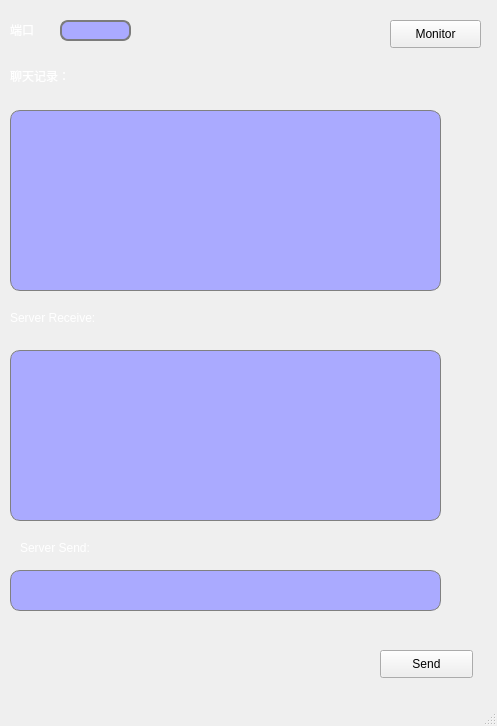
<?xml version="1.0" encoding="UTF-8"?>
<ui version="4.0">
 <class>MainWindow</class>
 <widget class="QMainWindow" name="MainWindow">
  <property name="geometry">
   <rect>
    <x>0</x>
    <y>0</y>
    <width>497</width>
    <height>726</height>
   </rect>
  </property>
  <property name="windowTitle">
   <string>MainWindow</string>
  </property>
  <property name="styleSheet">
   <string notr="true">background-image: url(:/image/_bkPage.jpg);</string>
  </property>
  <widget class="QWidget" name="centralwidget">
   <widget class="QPushButton" name="Listen">
    <property name="geometry">
     <rect>
      <x>390</x>
      <y>20</y>
      <width>91</width>
      <height>28</height>
     </rect>
    </property>
    <property name="styleSheet">
     <string notr="true">color: white;
background-color: rgb(225, 225, 225);border:1px groove gray;border-radius:4px;font: 20 14pt &quot;Times New Roman&quot;;padding:1px 4px;border-style: outset;}


                                       
QPushButton:hover{background-color:#79ff50; color: yellow;}
                                    
QPushButton:pressed{background-color:rgb(204, 228, 247);border-style: inset;</string>
    </property>
    <property name="text">
     <string>Monitor</string>
    </property>
   </widget>
   <widget class="QPushButton" name="serverSend">
    <property name="geometry">
     <rect>
      <x>380</x>
      <y>650</y>
      <width>93</width>
      <height>28</height>
     </rect>
    </property>
    <property name="styleSheet">
     <string notr="true">color: white;
background-color: rgb(225, 225, 225);border:1px groove gray;border-radius:4px;font: 20 14pt &quot;Times New Roman&quot;;padding:1px 4px;border-style: outset;}


                                       
QPushButton:hover{background-color:#79ff50; color: yellow;}
                                    
QPushButton:pressed{background-color:rgb(204, 228, 247);border-style: inset;</string>
    </property>
    <property name="text">
     <string>Send</string>
    </property>
   </widget>
   <widget class="QTextEdit" name="textEdit">
    <property name="geometry">
     <rect>
      <x>10</x>
      <y>570</y>
      <width>431</width>
      <height>41</height>
     </rect>
    </property>
    <property name="font">
     <font>
      <family>华文楷体</family>
      <pointsize>11</pointsize>
     </font>
    </property>
    <property name="styleSheet">
     <string notr="true">border: 1px solid gray;/*设置边框的粗细，以及颜色*/
border-radius: 10px;/*设置圆角的大小*/
padding: 0 8px;/*如果没有内容光标在开始往后移动0.8像素点*/
background: rgb(170, 170, 255);
selection-background-color: darkgray;
   </string>
    </property>
   </widget>
   <widget class="QTextEdit" name="textEdit_2">
    <property name="geometry">
     <rect>
      <x>10</x>
      <y>350</y>
      <width>431</width>
      <height>171</height>
     </rect>
    </property>
    <property name="font">
     <font>
      <family>华文楷体</family>
      <pointsize>11</pointsize>
     </font>
    </property>
    <property name="styleSheet">
     <string notr="true">border: 1px solid gray;/*设置边框的粗细，以及颜色*/
border-radius: 10px;/*设置圆角的大小*/
padding: 0 8px;/*如果没有内容光标在开始往后移动0.8像素点*/
background: rgb(170, 170, 255);
selection-background-color: darkgray;
   </string>
    </property>
   </widget>
   <widget class="QLineEdit" name="port">
    <property name="geometry">
     <rect>
      <x>60</x>
      <y>20</y>
      <width>71</width>
      <height>21</height>
     </rect>
    </property>
    <property name="font">
     <font>
      <family>华文楷体</family>
      <pointsize>10</pointsize>
     </font>
    </property>
    <property name="styleSheet">
     <string notr="true">QLineEdit{
 
	border:2px solid#7b7b7b;
	border-radius:8px;
	background: rgb(170, 170, 255);
}
</string>
    </property>
   </widget>
   <widget class="QLabel" name="label">
    <property name="geometry">
     <rect>
      <x>10</x>
      <y>14</y>
      <width>61</width>
      <height>31</height>
     </rect>
    </property>
    <property name="styleSheet">
     <string notr="true">background: transparent;
color: white;
font: 14pt &quot;楷体&quot;;</string>
    </property>
    <property name="text">
     <string>端口</string>
    </property>
   </widget>
   <widget class="QLabel" name="label_2">
    <property name="geometry">
     <rect>
      <x>20</x>
      <y>540</y>
      <width>141</width>
      <height>16</height>
     </rect>
    </property>
    <property name="styleSheet">
     <string notr="true">background: transparent;
color: white;
font: 75 14pt &quot;Times New Roman&quot;;</string>
    </property>
    <property name="text">
     <string>Server Send:</string>
    </property>
   </widget>
   <widget class="QLabel" name="label_3">
    <property name="geometry">
     <rect>
      <x>10</x>
      <y>310</y>
      <width>161</width>
      <height>16</height>
     </rect>
    </property>
    <property name="styleSheet">
     <string notr="true">background: transparent;
color: white;
font: 75 14pt &quot;Times New Roman&quot;;</string>
    </property>
    <property name="text">
     <string>Server Receive:</string>
    </property>
   </widget>
   <widget class="QListWidget" name="messageList">
    <property name="geometry">
     <rect>
      <x>10</x>
      <y>110</y>
      <width>431</width>
      <height>181</height>
     </rect>
    </property>
    <property name="font">
     <font>
      <family>华文楷体</family>
      <pointsize>11</pointsize>
     </font>
    </property>
    <property name="styleSheet">
     <string notr="true">border: 1px solid gray;/*设置边框的粗细，以及颜色*/
border-radius: 10px;/*设置圆角的大小*/
padding: 0 8px;/*如果没有内容光标在开始往后移动0.8像素点*/
background: rgb(170, 170, 255);
selection-background-color: darkgray;
   </string>
    </property>
   </widget>
   <widget class="QLabel" name="label_4">
    <property name="geometry">
     <rect>
      <x>10</x>
      <y>65</y>
      <width>121</width>
      <height>21</height>
     </rect>
    </property>
    <property name="styleSheet">
     <string notr="true">background: transparent;
color: white;
font: 14pt &quot;楷体&quot;;</string>
    </property>
    <property name="text">
     <string>聊天记录：</string>
    </property>
   </widget>
  </widget>
  <widget class="QMenuBar" name="menubar">
   <property name="geometry">
    <rect>
     <x>0</x>
     <y>0</y>
     <width>497</width>
     <height>26</height>
    </rect>
   </property>
  </widget>
  <widget class="QStatusBar" name="statusbar"/>
 </widget>
 <resources/>
 <connections/>
</ui>
